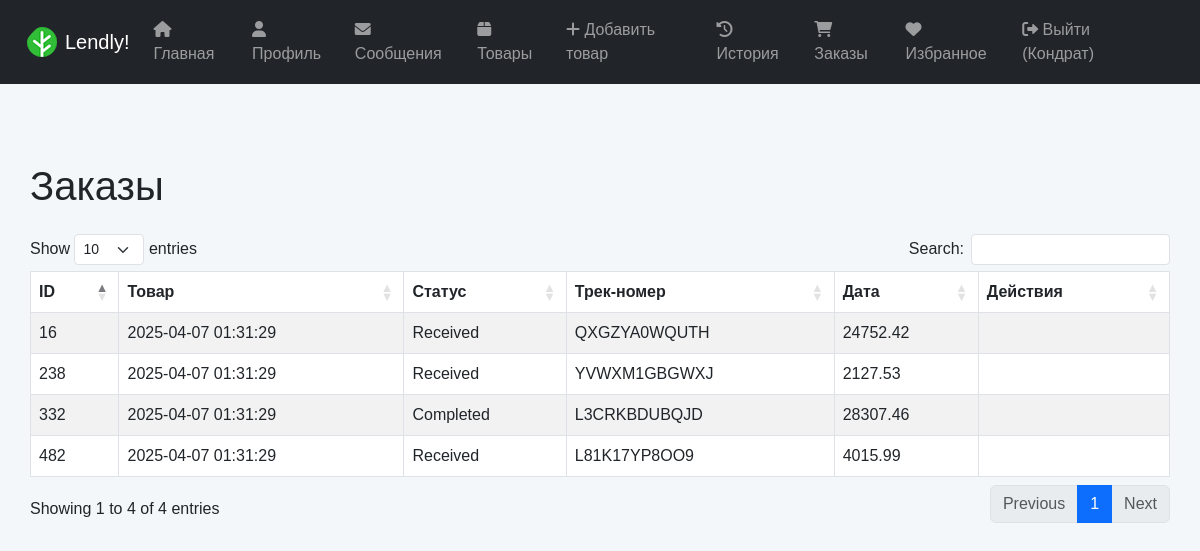
/orders (signed in), run on the app's committed database.
### tables this page shows
CREATE TABLE users (
                id INTEGER PRIMARY KEY AUTOINCREMENT,
                first_name TEXT NOT NULL,
                last_name TEXT NOT NULL,
                phone TEXT NOT NULL UNIQUE,
                password TEXT NOT NULL,
                city TEXT NOT NULL,
                birth_date TEXT NOT NULL,
                achievements TEXT,
                avatar_url TEXT
            );

CREATE TABLE product_status (
                id INTEGER PRIMARY KEY AUTOINCREMENT,
                product_id INTEGER NOT NULL,
                status TEXT NOT NULL,
                user_id INTEGER,
                tracking_number TEXT,
                cost REAL,
                timestamp DATETIME DEFAULT CURRENT_TIMESTAMP,
                FOREIGN KEY (product_id) REFERENCES products (id),
                FOREIGN KEY (user_id) REFERENCES users (id)
            );

### app.py (the view)
@app.route('/orders')
@login_required
def orders():
    orders = get_orders(current_user.id)
    return render_template('orders.html', orders=orders)

### app.py (called while the page is built)
@login_manager.user_loader
def load_user(user_id):
    conn = get_db_connection()
    cursor = conn.cursor()
    cursor.execute('SELECT * FROM users WHERE id = ?', (user_id,))
    user = cursor.fetchone()
    conn.close()
    if user:
        return User(user[0], user[1], user[2], user[3], user[4], user[5], user[6], user[7], user[8])
    return None

### database.py (called while the page is built)
def get_db_connection():
    return sqlite3.connect(DATABASE_PATH)

def get_orders(user_id):
    conn = get_db_connection()
    cursor = conn.cursor()
    cursor.execute('SELECT product_status.*, products.name FROM product_status JOIN products ON product_status.product_id = products.id WHERE product_status.user_id = ?', (user_id,))
    orders = cursor.fetchall()
    conn.close()
    return orders

### templates/orders.html (shortened to what this page needs)
{% extends "base.html" %}
{% block content %}
    <div class="container">
        <h1 class="my-4">Заказы</h1>
        <table id="ordersTable" class="table table-striped table-bordered">
            <thead class="thead-dark">
                <tr>
                    <th>ID</th>
                    <th>Товар</th>
                    <th>Статус</th>
                    <th>Трек-номер</th>
                    <th>Дата</th>
                    <th>Действия</th>
                </tr>
            </thead>
            <tbody>
                {% for order in orders %}
                    <tr>
                        <td>{{ order[0] }}</td>
                        <td>{{ order[6] }}</td>
                        <td>{{ order[2] }}</td>
                        <td>{{ order[4] or 'Нет' }}</td>
                        <td>{{ order[5] }}</td>
                        <td>
                        </td>
                    </tr>
                {% endfor %}
            </tbody>
        </table>
    </div>
    <link rel="stylesheet" href="https://cdn.datatables.net/1.13.1/css/dataTables.bootstrap5.min.css">
{% endblock %}

### templates/base.html (shortened to what this page needs)
<!DOCTYPE html>
<html lang="ru">
<head>
    <link href="https://cdn.jsdelivr.net/npm/bootstrap@5.3.0/dist/css/bootstrap.min.css" rel="stylesheet">
    <link rel="stylesheet" href="https://cdnjs.cloudflare.com/ajax/libs/font-awesome/6.0.0/css/all.min.css">
    <link rel="stylesheet" href="{{ url_for('static', filename='styles.css') }}">
</head>
<body>
    <nav class="navbar navbar-expand-lg navbar-dark bg-dark">
        <div class="container-fluid">
            <a class="navbar-brand d-flex align-items-center" href="{{ url_for('index') }}">
                <img src="{{ url_for('static', filename='favicon.png') }}" alt="Logo" class="me-2" style="height: 30px;">
                Lendly!
            </a>
            <div class="collapse navbar-collapse" id="navbarNav">
                <ul class="navbar-nav me-auto">
                    <li class="nav-item"><a class="nav-link" href="{{ url_for('index') }}"><i class="fas fa-home"></i> Главная</a></li>
                    <li class="nav-item"><a class="nav-link" href="{{ url_for('profile') }}"><i class="fas fa-user"></i> Профиль</a></li>
                    <li class="nav-item"><a class="nav-link" href="{{ url_for('messages') }}"><i class="fas fa-envelope"></i> Сообщения</a></li>
                    <li class="nav-item"><a class="nav-link" href="{{ url_for('products') }}"><i class="fas fa-box"></i> Товары</a></li>
                    <li class="nav-item"><a class="nav-link" href="{{ url_for('add_product_route') }}"><i class="fas fa-plus"></i> Добавить товар</a></li>
                    <li class="nav-item"><a class="nav-link" href="{{ url_for('history') }}"><i class="fas fa-history"></i> История</a></li>
                    <li class="nav-item"><a class="nav-link" href="{{ url_for('orders') }}"><i class="fas fa-shopping-cart"></i> Заказы</a></li>
                    <li class="nav-item"><a class="nav-link" href="{{ url_for('favorites') }}"><i class="fas fa-heart"></i> Избранное</a></li>
                </ul>
                <ul class="navbar-nav">
                    {% if current_user.is_authenticated %}
                        <li class="nav-item"><a class="nav-link" href="{{ url_for('logout') }}"><i class="fas fa-sign-out-alt"></i> Выйти ({{ current_user.first_name }})</a></li>
                    {% else %}
                        <li class="nav-item"><a class="nav-link" href="{{ url_for('login') }}"><i class="fas fa-sign-in-alt"></i> Войти</a></li>
                        <li class="nav-item"><a class="nav-link" href="{{ url_for('register') }}"><i class="fas fa-user-plus"></i> Регистрация</a></li>
                    {% endif %}
                </ul>
            </div>
        </div>
    </nav>
    <div class="container mt-4">
        {% block content %}{% endblock %}
    </div>
</body>
</html>

### static/css/styles.css (style rules this page uses)
body { background-color: #f4f7fa; font-family: 'Arial', sans-serif; margin: 0; padding: 0; }
.container { max-width: 1200px; padding: 15px; }
.navbar { padding: 10px 15px; }
.navbar-brand img { transition: transform 0.3s ease; }
.navbar-nav .nav-link { padding: 8px 15px; font-size: 16px; }

### data on the page
users: first_name "Кондрат"
product_status: id "16", timestamp "2025-04-07 01:31:29", status "Received", tracking_number "QXGZYA0WQUTH", cost "24752.42"
product_status: id "238", timestamp "2025-04-07 01:31:29", status "Received", tracking_number "YVWXM1GBGWXJ", cost "2127.53"
product_status: id "332", timestamp "2025-04-07 01:31:29", status "Completed", tracking_number "L3CRKBDUBQJD", cost "28307.46"
product_status: id "482", timestamp "2025-04-07 01:31:29", status "Received", tracking_number "L81K17YP8OO9", cost "4015.99"
